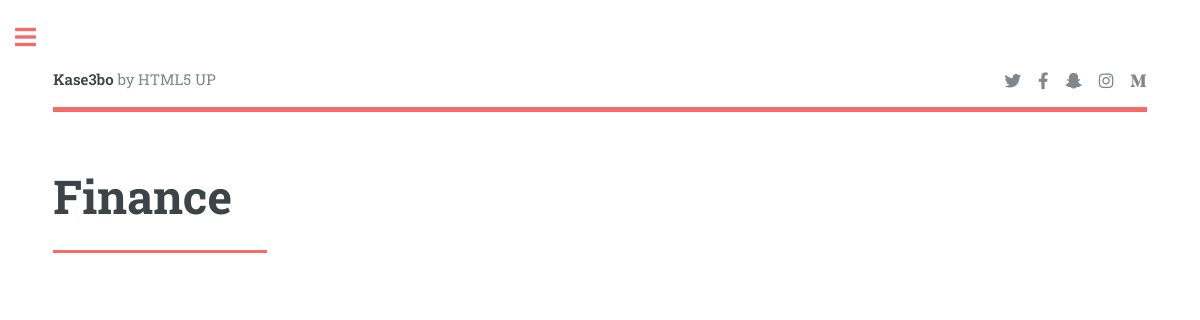
Before: /view/finance.php with the older database file.
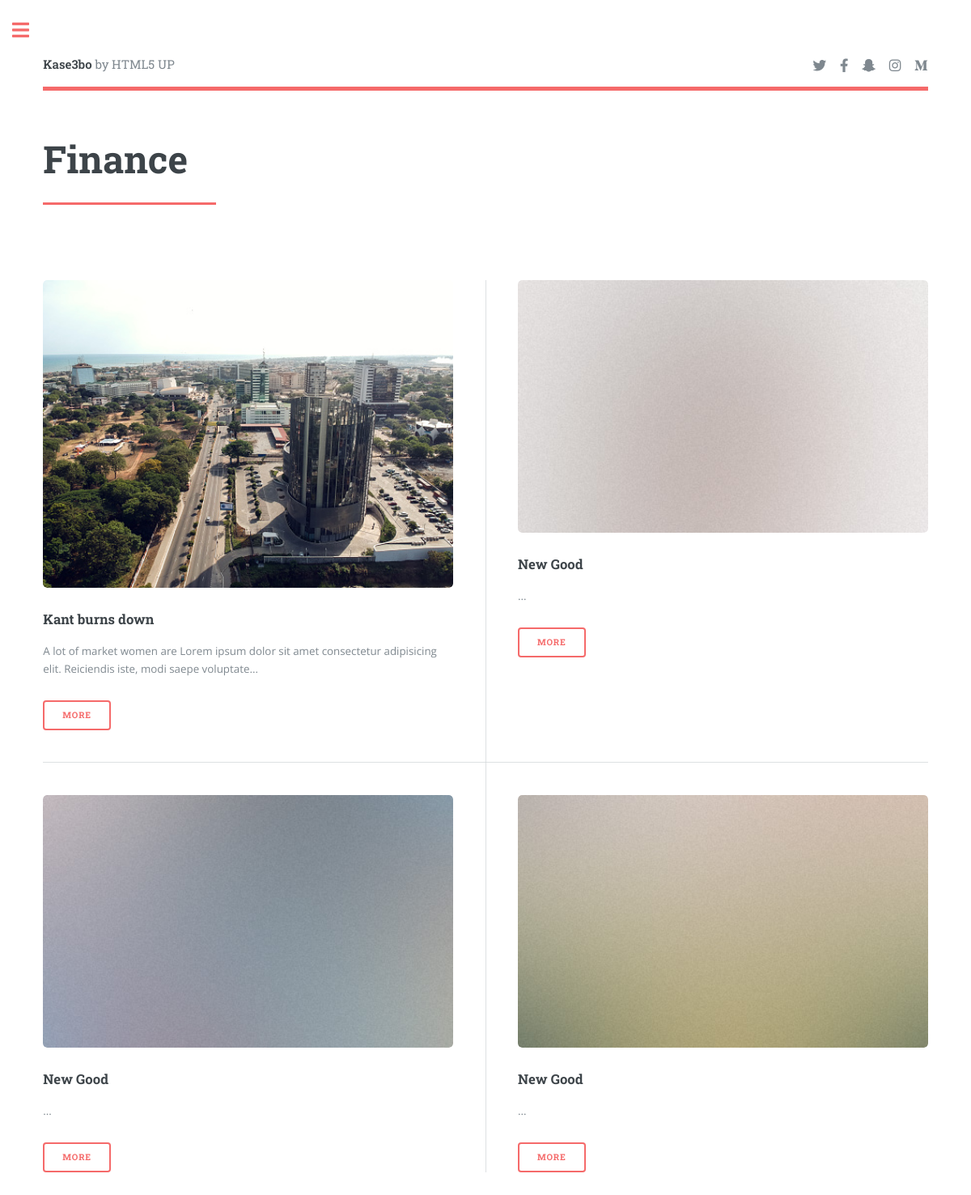
After: the same page with the newer database file.
### tables this page shows
CREATE TABLE `article` (
  `article_id` int(12) NOT NULL,
  `article_title` varchar(100) NOT NULL,
  `article_image` varchar(200) NOT NULL,
  `article_text` varchar(2000) NOT NULL,
  `category` varchar(100) NOT NULL,
  `writer_id` int(140) NOT NULL
);

### database/connection.php (called while the page is built, shortened)
<?php
class Connection{
    public $db = null;
    public $results = null;
    function connection(){
        $this->db = mysqli_connect(SERVER, USER, PASSWORD, DATABASE);
        return true;
    }
    function query($query){
        $this->results = mysqli_query($this->db, $query);
        return true;
    }
    function fetch($query){
        if($this->query($query)) {
            return mysqli_fetch_all($this->results, MYSQLI_ASSOC);
        }
        return false;
    }
}
?>

### controllers/new_article_controller.php (called while the page is built, shortened)
<?php
require_once '../classes/new_article_class.php';
function select_articles_by_category_controller($category){
    $article = new NewArticle;
    return $article->select_articles_by_category($category);
}

### classes/new_article_class.php (called while the page is built, shortened)
<?php
class NewArticle extends Order{
    function select_articles_by_category($category){
        return $this->fetch("select * from article where category='$category'");
    }
}
?>

### view/finance.php (the view, shortened to what this page needs)
<?php
      require_once '../controllers/new_article_controller.php';
      $articles = select_articles_by_category_controller('finance');
?>
<!DOCTYPE html>
<html>
  <head>
    <link rel="stylesheet" href="../assets/css/main.css" />
  </head>
  <body class="is-preload">
    <div id="wrapper">
      <div id="main">
        <div class="inner">
          <header id="header">
            <a href="../index.php" class="logo"
              ><strong>Kase3bo</strong> by HTML5 UP</a
            >
            <ul class="icons">
              <li>
                <a href="#" class="icon brands fa-twitter"
                  ><span class="label">Twitter</span></a
                >
              </li>
              <li>
                <a href="#" class="icon brands fa-facebook-f"
                  ><span class="label">Facebook</span></a
                >
              </li>
              <li>
                <a href="#" class="icon brands fa-snapchat-ghost"
                  ><span class="label">Snapchat</span></a
                >
              </li>
              <li>
                <a href="#" class="icon brands fa-instagram"
                  ><span class="label">Instagram</span></a
                >
              </li>
              <li>
                <a href="#" class="icon brands fa-medium-m"
                  ><span class="label">Medium</span></a
                >
              </li>
            </ul>
          </header>
          <section>
            <header class="major">
              <h1>Finance</h1>
            </header>
            <div class="posts">
            <?php
            foreach($articles as $article){
            ?>
               <article>
                <a href="./story.php?id=<?php echo $article['article_id'] ?>" class="image"
                  ><img src="../images/article_images/<?php echo $article['article_image'] ?>" alt=""
                /></a>
                <h3><?php echo $article['article_title'] ?></h3>
                <p>
                <?php echo substr($article['article_text'], 0, 120).'...' ?>
                </p>
                <ul class="actions">
                  <li><a href="./story.php?id=<?php echo $article['article_id'] ?>" class="button">More</a></li>
                </ul>
              </article>
<?php
}
?>
            </div>
          </section>
        </div>
      </div>
    </div>
  </body>
</html>

Changed rows visible on the page:
added article: article_image (picture), article_title "Kant burns down", article_text "A lot of market women are Lorem ipsum dolor sit amet consectetur adipisicing elit. Reiciendis iste, modi saepe voluptate"
added article: shows a picture, article_title "New Good"
added article: shows a picture, article_title "New Good"
added article: shows a picture, article_title "New Good"
